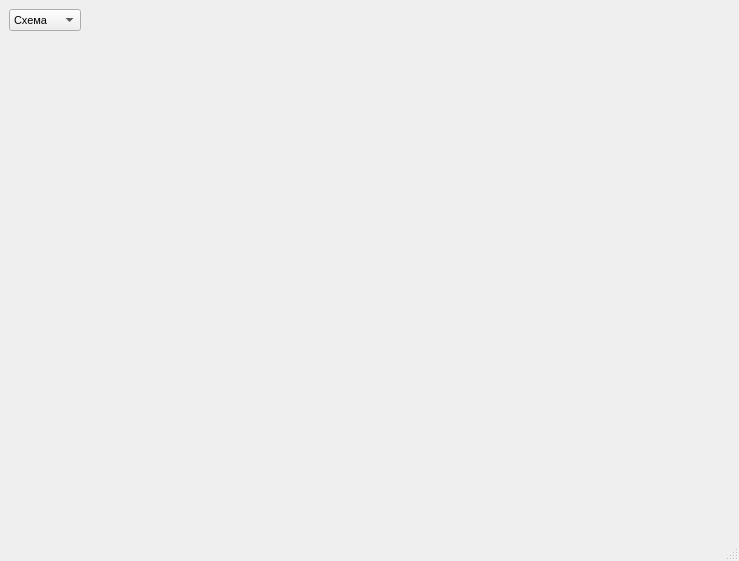
<?xml version="1.0" encoding="UTF-8"?>
<ui version="4.0">
 <class>MainWindow</class>
 <widget class="QMainWindow" name="MainWindow">
  <property name="geometry">
   <rect>
    <x>0</x>
    <y>0</y>
    <width>739</width>
    <height>561</height>
   </rect>
  </property>
  <property name="windowTitle">
   <string>MainWindow</string>
  </property>
  <widget class="QWidget" name="centralwidget">
   <layout class="QGridLayout" name="gridLayout_2">
    <item row="0" column="0">
     <widget class="QComboBox" name="comboBox">
      <property name="sizePolicy">
       <sizepolicy hsizetype="Preferred" vsizetype="Fixed">
        <horstretch>0</horstretch>
        <verstretch>0</verstretch>
       </sizepolicy>
      </property>
      <property name="font">
       <font>
        <pointsize>8</pointsize>
       </font>
      </property>
      <property name="focusPolicy">
       <enum>Qt::NoFocus</enum>
      </property>
      <item>
       <property name="text">
        <string>Схема</string>
       </property>
      </item>
      <item>
       <property name="text">
        <string>Спутник</string>
       </property>
      </item>
      <item>
       <property name="text">
        <string>Гибрид</string>
       </property>
      </item>
     </widget>
    </item>
    <item row="0" column="1">
     <spacer name="horizontalSpacer">
      <property name="orientation">
       <enum>Qt::Horizontal</enum>
      </property>
      <property name="sizeHint" stdset="0">
       <size>
        <width>40</width>
        <height>20</height>
       </size>
      </property>
     </spacer>
    </item>
    <item row="1" column="0" colspan="2">
     <widget class="QLabel" name="label">
      <property name="text">
       <string/>
      </property>
      <property name="pixmap">
       <pixmap>../temp/a.png</pixmap>
      </property>
      <property name="scaledContents">
       <bool>true</bool>
      </property>
     </widget>
    </item>
   </layout>
  </widget>
  <widget class="QMenuBar" name="menubar">
   <property name="geometry">
    <rect>
     <x>0</x>
     <y>0</y>
     <width>739</width>
     <height>21</height>
    </rect>
   </property>
  </widget>
  <widget class="QStatusBar" name="statusbar"/>
 </widget>
 <resources/>
 <connections/>
</ui>
